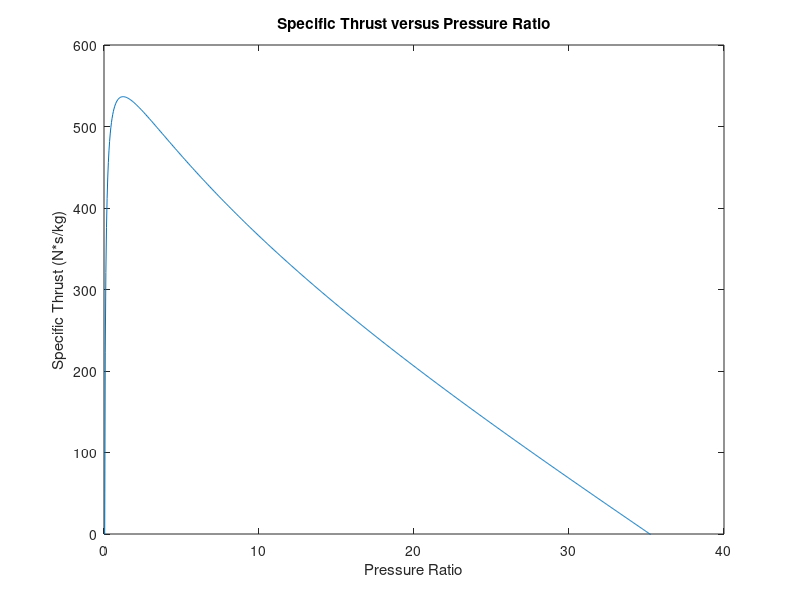
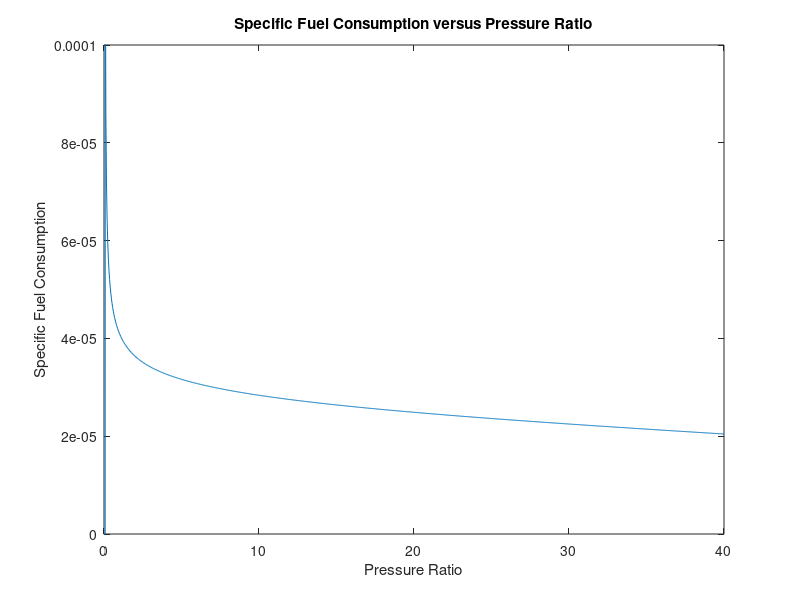

These figures' MATLAB source, in order:
% Logan Prust - Aer E 411 - Homework 4 - Problem 1

clear,clc;

% define givens
M0 = 2.7;
gamma = 1.4;
T0 = 222.2;
h = 4.4194E7;
Cp = 1004.5;
taulambda = 6.8;

% calculate some things
taur = 1+(gamma-1)/2*M0^2;
R = (gamma-1)/gamma*Cp;
a0 = sqrt(gamma*R*T0);

% initialize pi_c vector
n=1000;
pic = linspace(0,40,n);

% calculate other things
for i=1:n
    tauc(i) = pic(i)^((gamma-1)/gamma);
    f(i) = Cp*T0/h*(taulambda - tauc(i)*taur);
    taut(i) = 1-taur/taulambda*(tauc(i) - 1);
    spcthrust(i) = a0*(sqrt(2/(gamma-1)*taulambda/tauc(i)/taur*(taut(i)*tauc(i)*taur-1))-M0);
    S(i) = f(i)/spcthrust(i);
end

% plot the results
figure(1);
plot(pic,spcthrust);
xlabel('Pressure Ratio');
ylabel('Specific Thrust (N*s/kg)');
title('Specific Thrust versus Pressure Ratio');
axis([0 40 0 600]);

figure(2);
plot(pic,S);
xlabel('Pressure Ratio');
ylabel('Specific Fuel Consumption');
title('Specific Fuel Consumption versus Pressure Ratio');
axis([0 40 0 0.0001]);